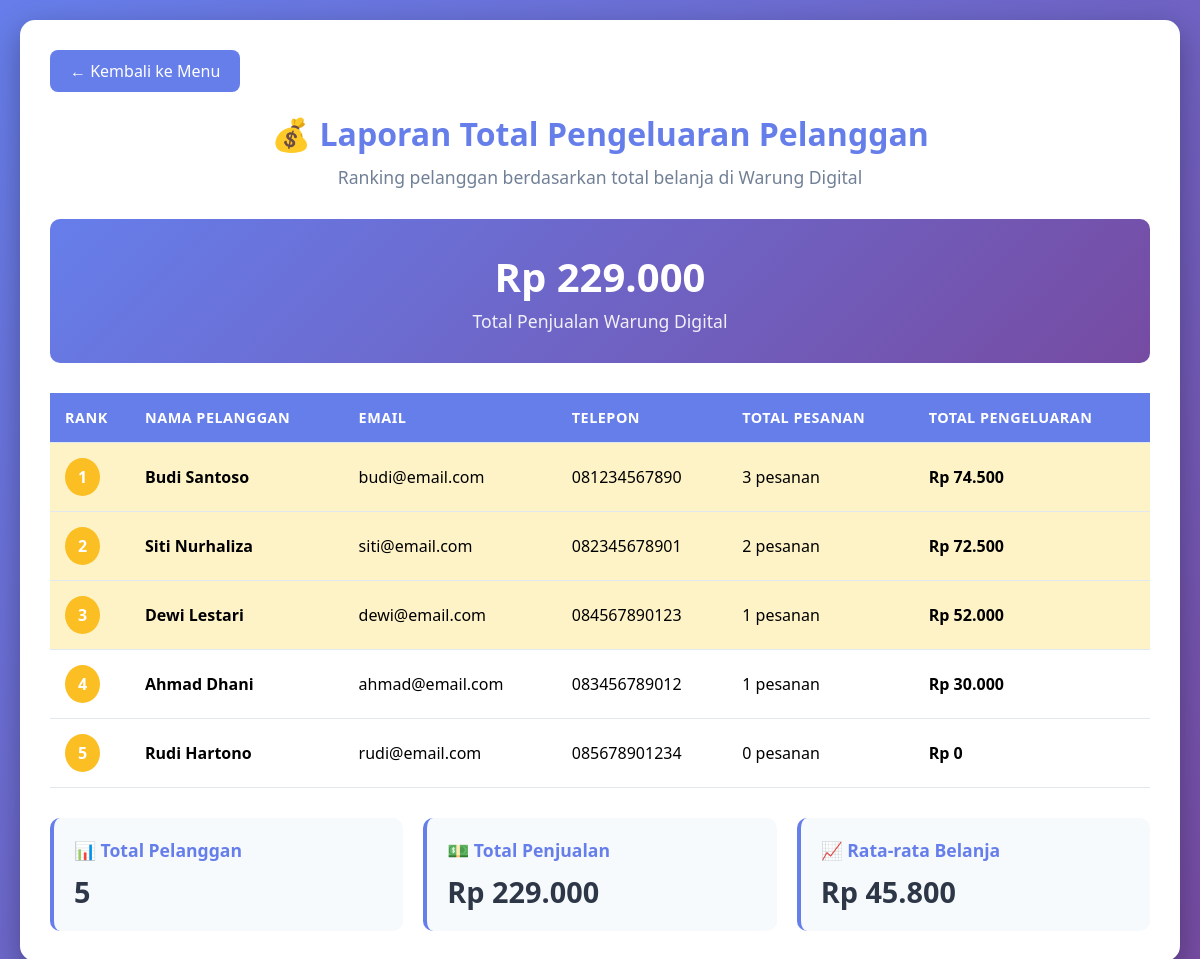
/sales_report.php, run on the app's committed database.
### tables this page shows
CREATE TABLE Pelanggan (
    id_pelanggan INT PRIMARY KEY AUTO_INCREMENT,
    nama_pelanggan VARCHAR(100) NOT NULL,
    email VARCHAR(100) UNIQUE,
    telepon VARCHAR(15)
);

### sales_report.php (the view, shortened to what this page needs)
<?php
include 'config.php';
$sql = "SELECT
            Pelanggan.id_pelanggan,
            Pelanggan.nama_pelanggan,
            Pelanggan.email,
            Pelanggan.telepon,
            COUNT(Pesanan.id_pesanan) AS total_pesanan,
            COALESCE(SUM(Pesanan.total_harga), 0) AS total_pengeluaran
        FROM Pelanggan
        LEFT JOIN Pesanan ON Pelanggan.id_pelanggan = Pesanan.id_pelanggan
        GROUP BY Pelanggan.id_pelanggan
        ORDER BY total_pengeluaran DESC";
$result = $conn->query($sql);
$total_penjualan = 0;
$data = [];
while($row = $result->fetch_assoc()) {
    $data[] = $row;
    $total_penjualan += $row['total_pengeluaran'];
}
?>
<!DOCTYPE html>
<html lang="id">
<head>
</head>
<body>
    <div class="container">
        <a href="index.php" class="back-btn">← Kembali ke Menu</a>
        <h1>💰 Laporan Total Pengeluaran Pelanggan</h1>
        <p class="subtitle">Ranking pelanggan berdasarkan total belanja di Warung Digital</p>
        <div class="summary-box">
            <h2>Rp <?= number_format($total_penjualan, 0, ',', '.') ?></h2>
            <p>Total Penjualan Warung Digital</p>
        </div>
        <table>
            <thead>
                <tr>
                    <th style="width: 80px;">Rank</th>
                    <th>Nama Pelanggan</th>
                    <th>Email</th>
                    <th>Telepon</th>
                    <th>Total Pesanan</th>
                    <th>Total Pengeluaran</th>
                </tr>
            </thead>
            <tbody>
                <?php
                $rank = 1;
                foreach($data as $row):
                    $class = $rank <= 3 ? 'top-customer' : '';
                ?>
                <tr class="<?= $class ?>">
                    <td><span class="rank"><?= $rank++ ?></span></td>
                    <td><strong><?= htmlspecialchars($row['nama_pelanggan']) ?></strong></td>
                    <td><?= htmlspecialchars($row['email']) ?: '-' ?></td>
                    <td><?= htmlspecialchars($row['telepon']) ?: '-' ?></td>
                    <td><?= $row['total_pesanan'] ?> pesanan</td>
                    <td><strong>Rp <?= number_format($row['total_pengeluaran'], 0, ',', '.') ?></strong></td>
                </tr>
                <?php endforeach; ?>
            </tbody>
        </table>
        <div class="stats-grid">
            <div class="stat-card">
                <h3>📊 Total Pelanggan</h3>
                <div class="value"><?= count($data) ?></div>
            </div>
            <div class="stat-card">
                <h3>💵 Total Penjualan</h3>
                <div class="value">Rp <?= number_format($total_penjualan, 0, ',', '.') ?></div>
            </div>
            <div class="stat-card">
                <h3>📈 Rata-rata Belanja</h3>
                <div class="value">Rp <?= count($data) > 0 ? number_format($total_penjualan/count($data), 0, ',', '.') : 0 ?></div>
            </div>
        </div>
    </div>
</body>
</html>

### sales_report.php (style rules this page uses)
* { margin: 0; padding: 0; box-sizing: border-box; }
body { font-family: 'Segoe UI', Tahoma, Geneva, Verdana, sans-serif; background: linear-gradient(135deg, #667eea 0%, #764ba2 100%); padding: 20px; min-height: 100vh; }
.container { max-width: 1200px; margin: 0 auto; background: white; border-radius: 15px; padding: 30px; box-shadow: 0 10px 30px rgba(0,0,0,0.3); }
h1 { color: #667eea; margin-bottom: 10px; font-size: 2em; text-align: center; }
.subtitle { color: #718096; margin-bottom: 30px; font-size: 1.1em; text-align: center; }
.summary-box { background: linear-gradient(135deg, #667eea 0%, #764ba2 100%); color: white; padding: 30px; border-radius: 10px; text-align: center; margin-bottom: 30px; }
.summary-box h2 { font-size: 2.5em; margin-bottom: 5px; }
.summary-box p { font-size: 1.1em; opacity: 0.9; }
table { width: 100%; border-collapse: collapse; margin-top: 20px; }
th, td { padding: 15px; text-align: left; border-bottom: 1px solid #e2e8f0; }
th { background: #667eea; color: white; font-weight: 600; text-transform: uppercase; font-size: 0.9em; letter-spacing: 0.5px; }
.rank { background: #fbbf24; color: white; padding: 8px 12px; border-radius: 50%; font-weight: bold; display: inline-block; min-width: 35px; text-align: center; }
.top-customer { background: #fef3c7; }
.stats-grid { display: grid; grid-template-columns: repeat(auto-fit, minmax(250px, 1fr)); gap: 20px; margin-top: 30px; }
.stat-card { background: #f7fafc; padding: 20px; border-radius: 10px; border-left: 4px solid #667eea; }
.stat-card h3 { color: #667eea; font-size: 1.1em; margin-bottom: 10px; }
.stat-card .value { font-size: 1.8em; font-weight: bold; color: #2d3748; }
.back-btn { display: inline-block; padding: 10px 20px; background: #667eea; color: white; text-decoration: none; border-radius: 8px; margin-bottom: 20px; transition: all 0.3s; }

### data on the page
pelanggan: nama_pelanggan "Budi Santoso", email "budi@email.com", telepon "081234567890", total_pesanan "3", total_pengeluaran "74.500"
pelanggan: nama_pelanggan "Siti Nurhaliza", email "siti@email.com", telepon "082345678901", total_pesanan "2", total_pengeluaran "72.500"
pelanggan: nama_pelanggan "Dewi Lestari", email "dewi@email.com", telepon "084567890123", total_pesanan "1", total_pengeluaran "52.000"
pelanggan: nama_pelanggan "Ahmad Dhani", email "ahmad@email.com", telepon "083456789012", total_pesanan "1", total_pengeluaran "30.000"
pelanggan: nama_pelanggan "Rudi Hartono", email "rudi@email.com", telepon "085678901234", total_pesanan "0", total_pengeluaran "0"

### other printed values
$total_penjualan "229.000"
count($data) "5"
$total_penjualan/count($data) "45.800"
